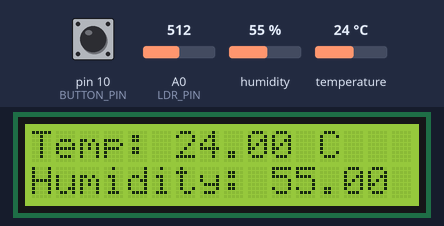
Bench run of a sketch on a simulated Arduino Uno, built with avr-gcc and run on an emulated ATmega328P. Shown: 16×2 character LCD. Inputs (shaded band) come from the test bench; at power-on: pin 10 (BUTTON_PIN) HIGH, A0 (LDR_PIN) = 512, humidity 55 %, temperature 24 °C. What the sketch prints to the serial monitor is not drawn.

Above: at 1.3 s.
1.4 s: pin 10 (BUTTON_PIN) pulled LOW for 0.65 s
At 2.7 s:
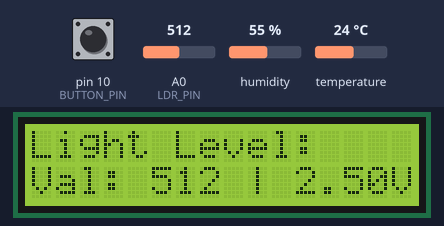
3.5 s: A0 (LDR_PIN) set to 716
At 5.1 s:
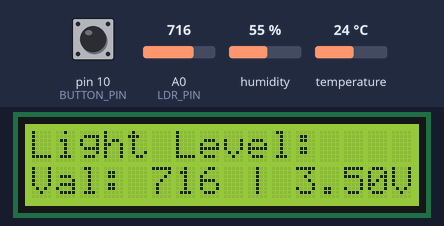
5.4 s: A0 (LDR_PIN) set to 900
At 6.0 s:
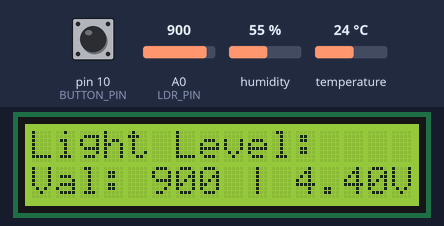
7.0 s: A0 (LDR_PIN) set to 1023
At 8.1 s:
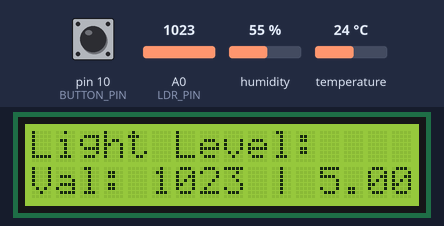
8.6 s: A0 (LDR_PIN) set to 11
At 9.0 s:
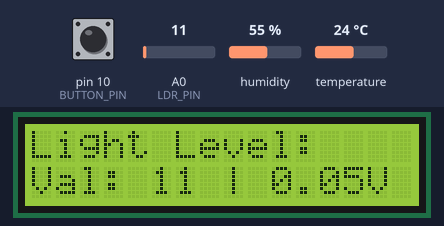
10.2 s: A0 (LDR_PIN) set to 8
At 11.0 s:
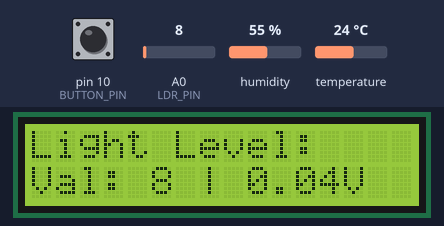
Timing chart, 0 to 12.8 s (numbered marks = the images above; inputs shaded):
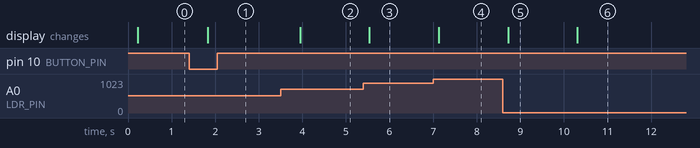

Measured:
- after the input at 1.4 s, the display: changes after 0.42 s (image 1)
- after the input at 3.5 s, the display: changes after 0.45 s (image 2)
- after the input at 5.4 s, the display: changes after 0.14 s (image 3)
- after the input at 7.0 s, the display: changes after 0.13 s (image 4)
- after the input at 8.6 s, the display: changes after 0.12 s (image 5)
- after the input at 10.2 s, the display: changes after 0.11 s (image 6)

The sketch:

TEMP_LIGHT.ino
```cpp
#include <Wire.h>
#include <LiquidCrystal_I2C.h>
#include <DHT.h>

#define DHTPIN 9
#define DHTTYPE DHT11
#define LDR_PIN A0
#define BUTTON_PIN 10

DHT dht(DHTPIN, DHTTYPE);
LiquidCrystal_I2C lcd(0x27, 16, 2);

bool displayDHT = true;
bool lastButtonState = HIGH;
unsigned long lastDebounceTime = 0;
const unsigned long debounceDelay = 200;  // 200ms debounce time

void setup() {
    Serial.begin(9600);
    dht.begin();
    lcd.init();
    lcd.backlight();
    delay(100);  // Ensure LCD is ready before displaying text

    pinMode(BUTTON_PIN, INPUT_PULLUP);
}

void loop() {
    checkButtonPress();

    if (displayDHT) {
        displayDHTReadings();
    } else {
        displayLDRReadings();
    }

    delay(500);
}

void checkButtonPress() {
    bool buttonState = digitalRead(BUTTON_PIN);

    if (buttonState == LOW && lastButtonState == HIGH && (millis() - lastDebounceTime > debounceDelay)) {
        displayDHT = !displayDHT;
        lastDebounceTime = millis();
        lcd.clear();  // Clear only when switching screens
    }

    lastButtonState = buttonState;
}

void displayDHTReadings() {
    float humidity = dht.readHumidity();
    float temperature = dht.readTemperature();

    if (isnan(humidity) || isnan(temperature)) {
        Serial.println("DHT11 Error!");
        lcd.clear();
        lcd.setCursor(0, 0);
        lcd.print("DHT11 Error!");
    } else {
        Serial.print("Temp: ");
        Serial.print(temperature);
        Serial.print(" C, Humidity: ");
        Serial.print(humidity);
        Serial.println(" %");

        lcd.setCursor(0, 0);
        lcd.print("Temp: ");
        lcd.print(temperature);
        lcd.print(" C  ");  // Extra spaces para matabunan ang lumang text

        lcd.setCursor(0, 1);
        lcd.print("Humidity: ");
        lcd.print(humidity);
        lcd.print(" %  ");  // Extra spaces para matabunan ang lumang text
    }
}

void displayLDRReadings() {
    int lightValue = analogRead(LDR_PIN);
    float voltage = lightValue * (5.0 / 1023.0);  // Convert to voltage

    Serial.print("Light: ");
    Serial.print(lightValue);
    Serial.print(" | Voltage: ");
    Serial.println(voltage, 2);

    lcd.setCursor(0, 0);
    lcd.print("Light Level:");

    lcd.setCursor(0, 1);
    lcd.print("Val: ");
    lcd.print(lightValue);
    lcd.print(" | ");
    lcd.print(voltage, 2);
    lcd.print("V  ");  // Extra spaces para ma-clear ang previous text
}
```
